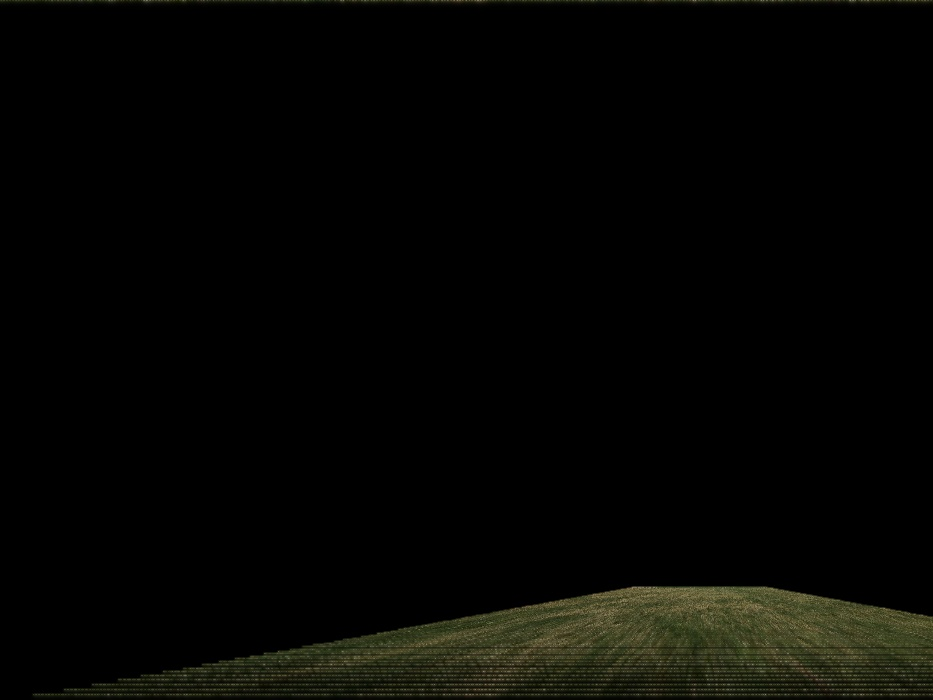

Recreate this plot in Python.
import cv2
import numpy as np
from matplotlib.path import Path
from projection import return_projected_point, degtorad
import math
import os
import csv


def getFileName(poly, model3d):
    string = ''
    for x,y in zip(poly, model3d):
        string += str(x)+str(y)
    return str(hash(string))

def writeModelToFile(fileName):
    with open(fileName+'.csv', 'wb') as csvfile:
        writer = csv.writer(csvfile, delimiter=' ',
                            quotechar='|', quoting=csv.QUOTE_MINIMAL)
        for key, value in model.iteritems():
            writer.writerow([key[0], key[1], key[2], value[0], value[1], value[2]])

def fileForPolygon(fileName):
    return bool(os.path.exists(''+fileName+'.csv'))

def loadIntoModel(fileName):
    with open(fileName+'.csv', 'rb') as csvfile:
        reader = csv.reader(csvfile, delimiter=' ', quotechar='|')
        for row in reader:
            model[(float(row[0]), float(row[1]), float(row[2]))] = (float(row[3]), float(row[4]), float(row[5]))

def compare_floats(f1, f2):
    return abs(f1 - f2) <= 0.00001

def compare_color(color1, color2):
    if(compare_floats(color1[0],color2[0]) and compare_floats(color1[1],color2[1]) and compare_floats(color1[2],color2[2])):
        return True
    return False

def createNullImage(shape):
    newImage = []
    null_color = np.array([256.00, 256.00, 256.00])
    for row in range(shape[0]):
        newImage.append([])
        for column in range(shape[1]):
            newImage[row].append(null_color)
    return np.asarray(newImage)

def replace_null_img(img):
    num_rows = img.shape[0]
    num_cols = img.shape[1]
    null_color = np.array([256.00 ,256.00 ,256.00 ])
    for row in range(num_rows):
        for column in range(num_cols):
            if(compare_color(img[row][column], null_color)):
                img[row][column] = np.array([0.00 ,0.00 ,0.00 ])
    return img

def carryOutDithering(iteration, img):
    num_rows = img.shape[0]
    num_cols = img.shape[1]
    null_color = np.array([256.00,256.00,256.00])
    for index in range(iteration):
        print "Dithering Revision: ", (index+1)
        for row in range(num_rows):
            for column in range(num_cols):
                avg = np.array([0.00,0.00,0.00])
                count = 0
                countNull = 0
                if(compare_color(img[row][column],null_color)):
                    if(row > 0 and column  > 0):
                        # print img[row-1][column-1]
                        count += 1
                        if(not compare_color(img[row-1][column-1],null_color)):
                            avg += img[row-1][column-1]
                        else:
                            countNull += 1
                    if(row > 0):
                        # print img[row-1][column]
                        count += 1
                        if(not compare_color(img[row-1][column],null_color)):
                            avg += img[row-1][column]
                        else:
                            countNull += 1
                    if(row > 0 and column < num_cols -1):
                        # print img[row-1][column+1]
                        count += 1
                        if(not compare_color(img[row-1][column+1],null_color)):
                            avg += img[row-1][column+1]
                        else:
                            countNull += 1
                    if(column > 0):
                        count += 1
                        if(not compare_color(img[row][column-1],null_color)):
                            avg += img[row][column-1]
                        else:
                            countNull += 1
                    if(column > 0 and row < num_rows - 1):
                        count += 1
                        if(not compare_color(img[row+1][column-1],null_color)):
                            avg += img[row+1][column-1]
                        else:
                            countNull += 1
                    if(row < num_rows - 1):
                        count += 1
                        if(not compare_color(img[row+1][column],null_color)):
                            avg += img[row+1][column]
                        else:
                            countNull += 1
                    if(column < num_cols - 1 and row < num_rows - 1):
                        count += 1
                        if(not compare_color(img[row+1][column+1],null_color)):
                            avg += img[row+1][column+1]
                        else:
                            countNull += 1
                    if(column < num_cols - 1):
                        count += 1
                        if(not compare_color(img[row][column+1],null_color)):
                            avg += img[row][column+1]
                        else:
                            countNull += 1
                    avg = avg/(count-(0.5*countNull))
                    if(count != countNull):
                        img[row][column] = avg
    return replace_null_img(img)

def getDivisions(pt1, pt2, granularity):
    vector = np.array([(x[1] - x[0]) for x in zip(pt1, pt2)])
    return [(np.array(pt1) + (vector * (i)/granularity)) for i in range(1, granularity + 1)]

def getExtraColors(p1, p2, p3, p4, c1, c2):
    div = 15
    array3D1 = getDivisions(p2, p3, div)
    array3D2 = getDivisions(p1, p4, div)
    min_len = min(len(c1), len(c2))
    max_len = max(len(c1), len(c2))
    diff = max_len - min_len
    longer = c2
    shorter = c1
    extra = []
    if(len(c1) > len(c2)):
        longer = c1
        shorter = c2
    color_array = [getDivisions(np.asarray(color1, dtype='float64'), np.asarray(color2, dtype='float64'), div) for color1,color2 in zip(shorter[0:min_len+1], longer[int(diff/2):(int(diff/2)+min_len+1)])]
    color_array = np.transpose(np.array(color_array), [1,0,2])
    for i in range(div-1):
        numberHorizontalDivisions = int(min_len)
        array3DHorizontal = getDivisions(array3D1[i], array3D2[i], numberHorizontalDivisions)
        extra.extend(zip(array3DHorizontal, color_array[i]))
    return extra

def create_model(points):
    numberDivisions = abs(len(points))
    array3D1 = getDivisions(corr_3d[1], corr_3d[2], int(numberDivisions))
    array3D2 = getDivisions(corr_3d[0], corr_3d[3], int(numberDivisions))
    for index in range(len(points)):
        numberHorizontalDivisions = len(points[index])
        array3DHorizontal = getDivisions(array3D1[index], array3D2[index], numberHorizontalDivisions)
        colours = zip([img[x[1]][x[0]][0] for x in points[index]], [img[x[1]][x[0]][1] for x in points[index]], [img[x[1]][x[0]][2] for x in points[index]])
        extraTuples = []
        if(index < len(points) - 1):
            extraColors = zip([img[x[1]][x[0]][0] for x in points[index+1]], [img[x[1]][x[0]][1] for x in points[index+1]], [img[x[1]][x[0]][2] for x in points[index+1]])
            extraTuples = getExtraColors(array3D1[index], array3D2[index], array3D1[index+1], array3D2[index+1], colours, extraColors)
        for point, colours in zip(array3DHorizontal, colours):
            model[tuple(point)] = colours
        for point, colours in extraTuples:
            model[tuple(point)] = colours

def contains(element, list):
    try:
        return bool(list.index(element))
    except ValueError:
        return False

def processPolygon(polygon):
    length = len(polygon)
    polygon.append((0.0, 0.0))
    codes = [Path.MOVETO]
    for index in range(length-1):
        codes.append(Path.LINETO)
    codes.append(Path.CLOSEPOLY)
    path = Path(polygon, codes)
    points = []
    if mode == 'V':
        for index in range(rows):
            row = [(x, index) for x in range(columns)]
            check = path.contains_points(row)
            temp_points = ([row[i] for i, j in enumerate(check) if j == True and not contains(row[i], polygon)])
            if(len(temp_points) > 0):
                points.append(temp_points)
    else:
        for index in range(columns):
            col = [(index, x) for x in range(rows)]
            check = path.contains_points(col)
            temp_points = [col[i] for i, j in enumerate(check) if j == True and not contains(col[i], polygon)]
            if(len(temp_points) > 0):
                points.append(temp_points)
    create_model(points)

def projectModel():
    projected_points = {}
    # camera_orientation = np.matrix([[1/math.sqrt(2),-1/math.sqrt(2),0],[0,0,-1],[1/math.sqrt(2),1/math.sqrt(2),0]])
    camera_orientation = np.matrix([[1.00,0.00,0.00],[0.00,0.00,1.00],[0.00,1.00,0.00]])
    for pt in model:
        projected_point = return_projected_point(np.array(pt), np.array([0.00, -1.10 , -0.50]), viewing_angle_in_radians, camera_orientation)
        if projected_point is not None:
            projected_points[pt] = projected_point
    pixels = quantize(projected_points)
    return pixels


def createImage(pixels, model):
    max_x = max([x[0] for key, x in pixels.iteritems()])
    max_y = max([x[1] for key, x in pixels.iteritems()])
    for key, (x, y) in pixels.iteritems():
        if(y>(viewport[0]-1) or x>(viewport[1]-1)):
            continue
        out_img[-1*(y)][x] = np.array(model[key])

def quantize(input_list):
    min_x = min([x[0] for key, x in input_list.iteritems()])
    min_y = min([x[1] for key, x in input_list.iteritems()])
    # max_x = max([x[0] for key, x in input_list.iteritems()])
    # max_y = max([x[1] for key, x in input_list.iteritems()])
    output_list = {}
    for key, (x,y) in input_list.iteritems():
        output_list[key] = (int(((x - min_x)*10000*(70)))/10000, int(((y - min_y)*10000*(5)))/10000)
    return output_list

img = cv2.imread("../project_rs.jpg",cv2.CV_LOAD_IMAGE_COLOR)
viewport = (700, 933)
# viewport = (300, 300)
out_img = createNullImage(viewport)
rows = img.shape[0]
columns = img.shape[1]
mode = 'V'
model = {}
viewing_angle_in_radians = degtorad(90)
polygon = [(320,502),
           (657,502),
           (933,700),
           (0,700)]
corr_3d = [(-1.00, 0.00, -3.00),
           (1.00,0.00,-3.00),
           (1.00,-1.00,-3.00),
           (-1.00,-1.00,-3.00)]

fileName = getFileName(polygon, corr_3d)
if(fileForPolygon(fileName)):
    loadIntoModel(fileName)
else:
    processPolygon(polygon)
    writeModelToFile(fileName)
# polygon = [(150, 105), (150, 230), (245, 185), (245, 60)]
# corr_3d = [(0,0,0),(0,0,-1),(1,0,-1),(1,0,0)]
# processPolygon(polygon)

# projecting and carrying out quantization
quantized_pixels = projectModel()

# coloring plane image
createImage(quantized_pixels, model)

# Carrying out dilation
out_img = carryOutDithering(2, out_img)

# writing image to file
cv2.imwrite("test.jpg", out_img)
